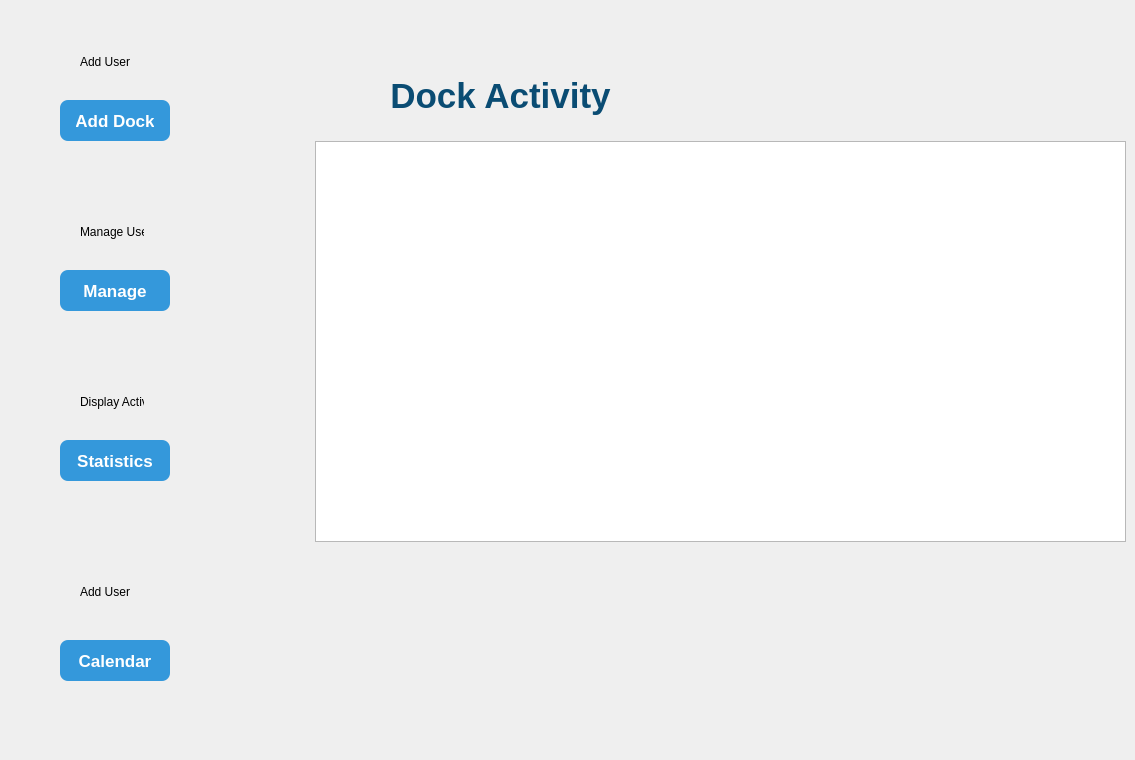
     <widget class="QWidget" name="user_page3_2">
      <widget class="QWidget" name="BackFrame_6" native="true">
       <property name="geometry">
        <rect>
         <x>10</x>
         <y>10</y>
         <width>201</width>
         <height>741</height>
        </rect>
       </property>
       <widget class="QPushButton" name="Display_6">
        <property name="geometry">
         <rect>
          <x>50</x>
          <y>430</y>
          <width>110</width>
          <height>41</height>
         </rect>
        </property>
        <property name="styleSheet">
         <string notr="true">QPushButton {
    background-color: #3498db;
    color: white;
    font-size: 17px;
    font-weight: bold;
    border: none;
    border-radius: 8px;
    padding: 8px 16px;
}
QPushButton:hover {
    background: qlineargradient(x1:0, y1:0, x2:0, y2:1,
                                stop:0 #38bdf8, stop:1 #0ea5e9);
}

QPushButton:pressed {
    background: qlineargradient(x1:0, y1:0, x2:0, y2:1,
                                stop:0 #0369a1, stop:1 #075985);
}
</string>
        </property>
        <property name="text">
         <string>Statistics</string>
        </property>
       </widget>
       <widget class="QLabel" name="dispuser_6">
        <property name="geometry">
         <rect>
          <x>70</x>
          <y>360</y>
          <width>64</width>
          <height>64</height>
         </rect>
        </property>
        <property name="styleSheet">
         <string notr="true">ui-&gt;adduser-&gt;setFixedSize(32, 32);</string>
        </property>
        <property name="text">
         <string>Display Activity </string>
        </property>
       </widget>
       <widget class="QPushButton" name="Manage_6">
        <property name="geometry">
         <rect>
          <x>50</x>
          <y>260</y>
          <width>110</width>
          <height>41</height>
         </rect>
        </property>
        <property name="styleSheet">
         <string notr="true">QPushButton {
    background-color: #3498db;
    color: white;
    font-size: 17px;
    font-weight: bold;
    border: none;
    border-radius: 8px;
    padding: 8px 16px;
}
QPushButton:hover {
    background: qlineargradient(x1:0, y1:0, x2:0, y2:1,
                                stop:0 #38bdf8, stop:1 #0ea5e9);
}

QPushButton:pressed {
    background: qlineargradient(x1:0, y1:0, x2:0, y2:1,
                                stop:0 #0369a1, stop:1 #075985);
}
</string>
        </property>
        <property name="text">
         <string>Manage</string>
        </property>
       </widget>
       <widget class="QLabel" name="deluser_6">
        <property name="geometry">
         <rect>
          <x>70</x>
          <y>190</y>
          <width>64</width>
          <height>64</height>
         </rect>
        </property>
        <property name="styleSheet">
         <string notr="true">ui-&gt;adduser-&gt;setFixedSize(32, 32);</string>
        </property>
        <property name="text">
         <string>Manage User</string>
        </property>
       </widget>
       <widget class="QPushButton" name="add_user_6">
        <property name="geometry">
         <rect>
          <x>50</x>
          <y>90</y>
          <width>110</width>
          <height>41</height>
         </rect>
        </property>
        <property name="styleSheet">
         <string notr="true">QPushButton {
    background-color: #3498db;
    color: white;
    font-size: 17px;
    font-weight: bold;
    border: none;
    border-radius: 8px;
    padding: 8px 16px;
}
QPushButton:hover {
    background: qlineargradient(x1:0, y1:0, x2:0, y2:1,
                                stop:0 #38bdf8, stop:1 #0ea5e9);
}

QPushButton:pressed {
    background: qlineargradient(x1:0, y1:0, x2:0, y2:1,
                                stop:0 #0369a1, stop:1 #075985);
}
</string>
        </property>
        <property name="text">
         <string>Add Dock</string>
        </property>
       </widget>
       <widget class="QLabel" name="Dock4">
        <property name="geometry">
         <rect>
          <x>70</x>
          <y>20</y>
          <width>64</width>
          <height>64</height>
         </rect>
        </property>
        <property name="styleSheet">
         <string notr="true">ui-&gt;adduser-&gt;setFixedSize(32, 32);</string>
        </property>
        <property name="text">
         <string>Add User</string>
        </property>
       </widget>
       <widget class="QPushButton" name="forgetpwd_5">
        <property name="geometry">
         <rect>
          <x>50</x>
          <y>630</y>
          <width>110</width>
          <height>41</height>
         </rect>
        </property>
        <property name="styleSheet">
         <string notr="true">QPushButton {
    background-color: #3498db;
    color: white;
    font-size: 17px;
    font-weight: bold;
    border: none;
    border-radius: 8px;
    padding: 8px 16px;
}
QPushButton:hover {
    background: qlineargradient(x1:0, y1:0, x2:0, y2:1,
                                stop:0 #38bdf8, stop:1 #0ea5e9);
}

QPushButton:pressed {
    background: qlineargradient(x1:0, y1:0, x2:0, y2:1,
                                stop:0 #0369a1, stop:1 #075985);
}
</string>
        </property>
        <property name="text">
         <string>Calendar</string>
        </property>
       </widget>
       <widget class="QLabel" name="cal3">
        <property name="geometry">
         <rect>
          <x>70</x>
          <y>550</y>
          <width>64</width>
          <height>64</height>
         </rect>
        </property>
        <property name="styleSheet">
         <string notr="true">ui-&gt;adduser-&gt;setFixedSize(32, 32);</string>
        </property>
        <property name="text">
         <string>Add User</string>
        </property>
       </widget>
      </widget>
      <widget class="QLabel" name="labelStatsTitle_3">
       <property name="geometry">
        <rect>
         <x>300</x>
         <y>70</y>
         <width>401</width>
         <height>51</height>
        </rect>
       </property>
       <property name="styleSheet">
        <string notr="true">
 font-family: &quot;Behove&quot;;
 font-size: 35px;
font-weight: bold;
 color: #0a4c73;
border: none;
       background: transparent;
</string>
       </property>
       <property name="text">
        <string>Dock Activity</string>
       </property>
       <property name="alignment">
        <set>Qt::AlignmentFlag::AlignCenter</set>
       </property>
       <property name="wordWrap">
        <bool>false</bool>
       </property>
      </widget>
      <widget class="QGraphicsView" name="graph_docking">
       <property name="geometry">
        <rect>
         <x>315</x>
         <y>141</y>
         <width>811</width>
         <height>401</height>
        </rect>
       </property>
      </widget>
     </widget>
